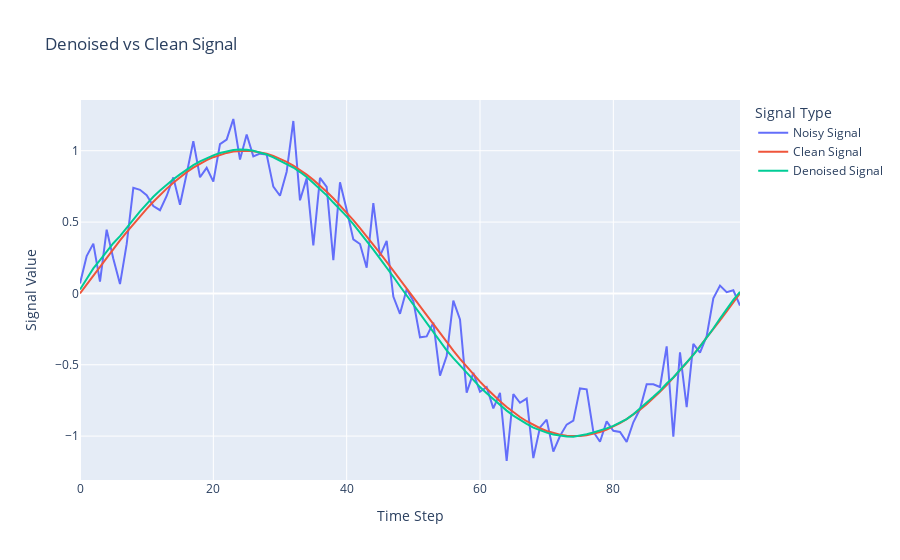

Notebook code cell kept with this figure:
### Code cell
import numpy as np
import torch
import plotly.graph_objects as go

# 模拟信号
sequence_length = 100

# linspace(start, stop, num=50)
clean_signal = np.sin(np.linspace(0, 2 * np.pi , sequence_length)).astype(np.float32)  # 模拟正弦波干净信号
print("clean_signal shape:", clean_signal.shape)
noise = np.random.normal(0, 0.2, sequence_length).astype(np.float32)  # 添加噪声
noisy_signal = clean_signal + noise  # 噪声信号
print("noisy_signal shape:", noisy_signal.shape)

# 转换为 PyTorch 张量
noisy_signal_tensor = torch.from_numpy(noisy_signal).unsqueeze(1).unsqueeze(0)  # (1, sequence_length, 1)
print("noisy_signal_tensor shape:", noisy_signal_tensor.shape)

# 加载模型
device = torch.device("cuda" if torch.cuda.is_available() else "cpu")

# 假设你有一个定义好的模型类
model = LSTMDenoiser(input_size=1, hidden_size=64, num_layers=2)
model.to(device)

# 加载已训练的模型权重
checkpoint = torch.load("models/best_model.pth", map_location=device)
model.load_state_dict(checkpoint['model_state_dict'])
model.eval()  # 设置模型为评估模式

# 预测降噪结果
with torch.no_grad():
    denoised_signal = model(noisy_signal_tensor)  # 模型输出 (batch_size, sequence_length, input_size)
    print("denoised_signal shape:", denoised_signal.shape)
    
# 绘制对比图
fig3 = go.Figure()

fig3.add_trace(go.Scatter(y=noisy_signal, mode='lines', name='Noisy Signal'))  # 噪声信号
fig3.add_trace(go.Scatter(y=clean_signal, mode='lines', name='Clean Signal'))  # 干净信号
fig3.add_trace(go.Scatter(y=denoised_signal.squeeze().numpy(), mode='lines', name='Denoised Signal'))  # 去噪信号

# 更新布局
fig3.update_layout(
    title='Denoised vs Clean Signal',
    xaxis_title='Time Step',
    yaxis_title='Signal Value',
    legend_title='Signal Type'
)

# 显示图表
fig3.show()

### Figure 1 — Plotly figure (JSON) as saved in the notebook; plotly's stock layout.template omitted (floating-point values rounded to 4 significant figures)
{"data": [{"mode": "lines", "name": "Noisy Signal", "type": "scatter", "y": [0.06946, 0.2618, 0.349, 0.08277, 0.4464, 0.2429, 0.06539, 0.3454, 0.7402, 0.7264, 0.6883, 0.6127, 0.5831, 0.6829, 0.8131, 0.6219, 0.839, 1.068, 0.8142, 0.8804, 0.7836, 1.046, 1.078, 1.222, 0.9378, 1.114, 0.9608, 0.9797, 0.9731, 0.7488, 0.6844, 0.8532, 1.209, 0.6525, 0.8063, 0.3368, 0.8092, 0.746, 0.2326, 0.7794, 0.5864, 0.3785, 0.3462, 0.1806, 0.6325, 0.2629, 0.3684, -0.02252, -0.143, 0.02969, -0.05393, -0.3075, -0.3016, -0.2052, -0.5769, -0.4392, -0.05095, -0.1822, -0.6952, -0.5568, -0.6895, -0.6574, -0.8057, -0.6964, -1.175, -0.7055, -0.7663, -0.7368, -1.154, -0.9388, -0.8849, -1.108, -0.9995, -0.9196, -0.8922, -0.6658, -0.672, -0.9696, -1.04, -0.8972, -0.9625, -0.9708, -1.04, -0.9032, -0.8103, -0.6373, -0.6365, -0.656, -0.3709, -1.005, -0.4137, -0.7978, -0.3537, -0.415, -0.2992, -0.0342, 0.05498, 0.008566, 0.02188, -0.08527]}, {"mode": "lines", "name": "Clean Signal", "type": "scatter", "y": [0, 0.06342, 0.1266, 0.1893, 0.2511, 0.312, 0.3717, 0.4298, 0.4862, 0.5406, 0.5929, 0.6428, 0.6901, 0.7346, 0.7761, 0.8146, 0.8497, 0.8815, 0.9096, 0.9341, 0.9549, 0.9718, 0.9848, 0.9938, 0.9989, 0.9999, 0.9969, 0.9898, 0.9788, 0.9638, 0.945, 0.9224, 0.896, 0.866, 0.8326, 0.7958, 0.7557, 0.7127, 0.6668, 0.6182, 0.5671, 0.5137, 0.4582, 0.4009, 0.342, 0.2817, 0.2203, 0.158, 0.09506, 0.03173, -0.03173, -0.09506, -0.158, -0.2203, -0.2817, -0.342, -0.4009, -0.4582, -0.5137, -0.5671, -0.6182, -0.6668, -0.7127, -0.7557, -0.7958, -0.8326, -0.866, -0.896, -0.9224, -0.945, -0.9638, -0.9788, -0.9898, -0.9969, -0.9999, -0.9989, -0.9938, -0.9848, -0.9718, -0.9549, -0.9341, -0.9096, -0.8815, -0.8497, -0.8146, -0.7761, -0.7346, -0.6901, -0.6428, -0.5929, -0.5406, -0.4862, -0.4298, -0.3717, -0.312, -0.2511, -0.1893, -0.1266, -0.06342, -2.449e-16]}, {"mode": "lines", "name": "Denoised Signal", "type": "scatter", "y": [0.02702, 0.1046, 0.1755, 0.2332, 0.2954, 0.3521, 0.4017, 0.4553, 0.5165, 0.5757, 0.6298, 0.6777, 0.7207, 0.7613, 0.8005, 0.8343, 0.8673, 0.8995, 0.926, 0.9492, 0.9679, 0.9847, 0.9973, 1.006, 1.008, 1.006, 0.9994, 0.9884, 0.9735, 0.9541, 0.9316, 0.9074, 0.8824, 0.8506, 0.8158, 0.7736, 0.7316, 0.6872, 0.6368, 0.59, 0.5403, 0.4863, 0.4287, 0.366, 0.3066, 0.2433, 0.1819, 0.1167, 0.04992, -0.01363, -0.07636, -0.1417, -0.2067, -0.269, -0.3353, -0.3987, -0.4532, -0.5045, -0.5591, -0.6092, -0.6566, -0.7001, -0.742, -0.7805, -0.8214, -0.8562, -0.8879, -0.915, -0.9405, -0.9604, -0.9756, -0.9885, -0.9977, -1.003, -1.004, -0.998, -0.9871, -0.975, -0.9619, -0.9462, -0.9288, -0.9077, -0.8812, -0.8464, -0.8071, -0.7661, -0.7247, -0.6818, -0.6313, -0.589, -0.5362, -0.4883, -0.4312, -0.3732, -0.313, -0.246, -0.1761, -0.109, -0.04535, 0.0111]}], "layout": {"legend": {"title": {"text": "Signal Type"}}, "title": {"text": "Denoised vs Clean Signal"}, "xaxis": {"title": {"text": "Time Step"}}, "yaxis": {"title": {"text": "Signal Value"}}}}
